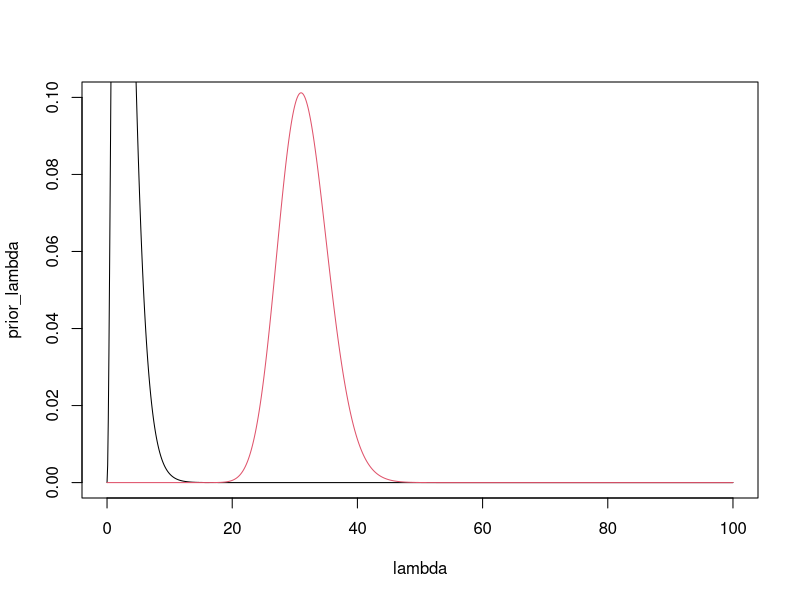

Write R code to recreate this figure.
# 04.analytical_posterior.R
#
# Author: Bob Verity
# Date: 2024-06-13
#
# Inputs: (none)
#
# Outputs: (none)
#
# Purpose:
# Example of a model where we can derive the full posterior distribution
# analytically. Uses a Poisson(x | lambda) likelihood, and a Gamma(lambda)
# prior. This prior is conjugate to the likelihood, so they play nice together
# and the posterior ends up being Gamma.
#
# ------------------------------------------------------------------

# lambda is incidence of malaria in a given month

# set prior parameters
alpha <- 3
beta <- 1

# make prior on lambda
lambda <- seq(0, 100, l = 1001)

prior_lambda <- dgamma(lambda, shape = alpha, rate = beta)

plot(lambda, prior_lambda, type = "l", ylim = c(0, 0.1))

# invent some data
x <- 60

# solve for the posterior
post_lambda <- dgamma(lambda, shape = alpha + x, rate = beta + 1)

lines(lambda, post_lambda, col = 2)

# we can also obtain the posterior 95% credible interval very easily
qgamma(p = c(0.025, 0.975), shape = alpha + x, rate = beta + 1)
